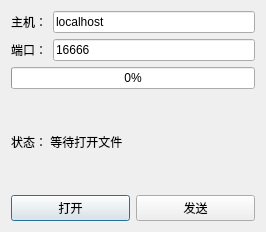
<?xml version="1.0" encoding="UTF-8"?>
<ui version="4.0">
 <class>AadlgClientApp</class>
 <widget class="QDialog" name="AadlgClientApp">
  <property name="geometry">
   <rect>
    <x>0</x>
    <y>0</y>
    <width>266</width>
    <height>232</height>
   </rect>
  </property>
  <property name="windowTitle">
   <string>Dialog</string>
  </property>
  <layout class="QGridLayout" name="gridLayout">
   <item row="0" column="0">
    <layout class="QHBoxLayout" name="horizontalLayout">
     <item>
      <widget class="QLabel" name="label">
       <property name="text">
        <string>主机：</string>
       </property>
      </widget>
     </item>
     <item>
      <widget class="QLineEdit" name="hostLineEdit">
       <property name="text">
        <string>localhost</string>
       </property>
      </widget>
     </item>
    </layout>
   </item>
   <item row="1" column="0">
    <layout class="QHBoxLayout" name="horizontalLayout_2">
     <item>
      <widget class="QLabel" name="label_2">
       <property name="text">
        <string>端口：</string>
       </property>
      </widget>
     </item>
     <item>
      <widget class="QLineEdit" name="portLineEdit">
       <property name="text">
        <string>16666</string>
       </property>
      </widget>
     </item>
    </layout>
   </item>
   <item row="2" column="0">
    <widget class="QProgressBar" name="clientProgressBar">
     <property name="value">
      <number>0</number>
     </property>
    </widget>
   </item>
   <item row="3" column="0">
    <widget class="QLabel" name="clientStatusLabel">
     <property name="text">
      <string>状态： 等待打开文件</string>
     </property>
    </widget>
   </item>
   <item row="4" column="0">
    <layout class="QHBoxLayout" name="horizontalLayout_3">
     <item>
      <widget class="QPushButton" name="openButton">
       <property name="text">
        <string>打开</string>
       </property>
      </widget>
     </item>
     <item>
      <widget class="QPushButton" name="sendButton">
       <property name="text">
        <string>发送</string>
       </property>
      </widget>
     </item>
    </layout>
   </item>
  </layout>
 </widget>
 <resources/>
 <connections/>
</ui>
